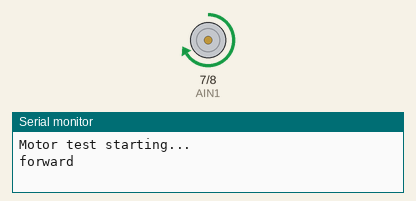
Recording of a sketch running on a simulated Arduino Uno, built with avr-gcc and run on an emulated ATmega328P. On the bench: motor-driver pin pairs drawn as motors (green arrow = first pin HIGH = forward, orange = second pin HIGH = backward, longer = more drive, scaled by the enable pin), the last lines printed to the serial monitor.

Above: at 1.0 s.
At 2.5 s:
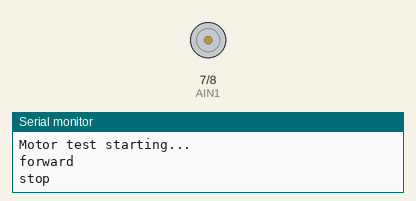
At 4.0 s:
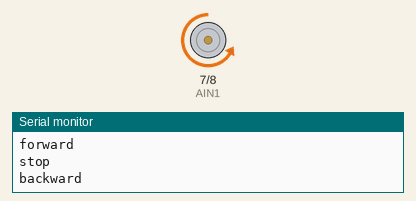
Timing chart, 0 to 7.8 s (numbered marks = the images above):
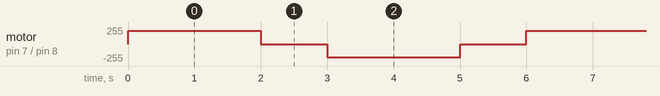

The sketch:

02_single_motor.ino
```cpp
/*
  Test 2 - "The first motor turns"
  ------------------------------------------------------------
  One single motor spins forward, stops, spins backward, stops -
  over and over. This proves that the motor driver is wired up
  correctly, before you connect three more motors to it.

  IMPORTANT - the motor is NOT connected to the Arduino directly!
  A TB6612FNG motor driver sits in between:
    - the Arduino is the brain: it only sends weak control signals
    - the driver is the muscle: it takes the strong current from the
      battery and switches it through to the motor
  That way a small microcontroller can move a "strong" motor without
  destroying itself.

  Three control lines go to the driver:
    PWMA = how fast?       (0 = stopped ... 255 = full power)
    AIN1 and AIN2 = which way?  (forward / backward / brake)

  Prop the wheel up in the air before you power this on.
*/

// --- Which Arduino pin carries which driver signal ---
const int PWMA = 9;  // speed     (must be a "~" pin, i.e. PWM capable)
const int AIN1 = 7;  // direction 1
const int AIN2 = 8;  // direction 2

void setup() {
  Serial.begin(115200);        // so we can follow along in the serial monitor

  // All three control lines are OUTPUTS (Arduino sends -> driver)
  pinMode(PWMA, OUTPUT);
  pinMode(AIN1, OUTPUT);
  pinMode(AIN2, OUTPUT);

  stopMotor();                 // make sure nothing moves at startup
  Serial.println("Motor test starting...");
}

void loop() {
  Serial.println("forward");
  forward(200);                // 200 out of 255 - brisk, but not full throttle
  delay(2000);                 // turn for 2 seconds

  Serial.println("stop");
  stopMotor();
  delay(1000);

  Serial.println("backward");
  backward(200);
  delay(2000);

  Serial.println("stop");
  stopMotor();
  delay(1000);
}

// --- Small helpers, so loop() stays readable ---

void forward(int speed) {
  digitalWrite(AIN1, HIGH);    // one direction: AIN1 on, AIN2 off
  digitalWrite(AIN2, LOW);
  analogWrite(PWMA, speed);    // set the speed
}

void backward(int speed) {
  digitalWrite(AIN1, LOW);     // the other direction: the other way round
  digitalWrite(AIN2, HIGH);
  analogWrite(PWMA, speed);
}

void stopMotor() {
  analogWrite(PWMA, 0);        // speed 0
  digitalWrite(AIN1, LOW);
  digitalWrite(AIN2, LOW);
}
```

Measured:
- by itself, motor on pin 7 (AIN1) / pin 8 (AIN2): repeats every 6.0 s: stopped 1.0 s, backward 200/255 2.0 s, stopped 1.0 s, forward 200/255 2.0 s
